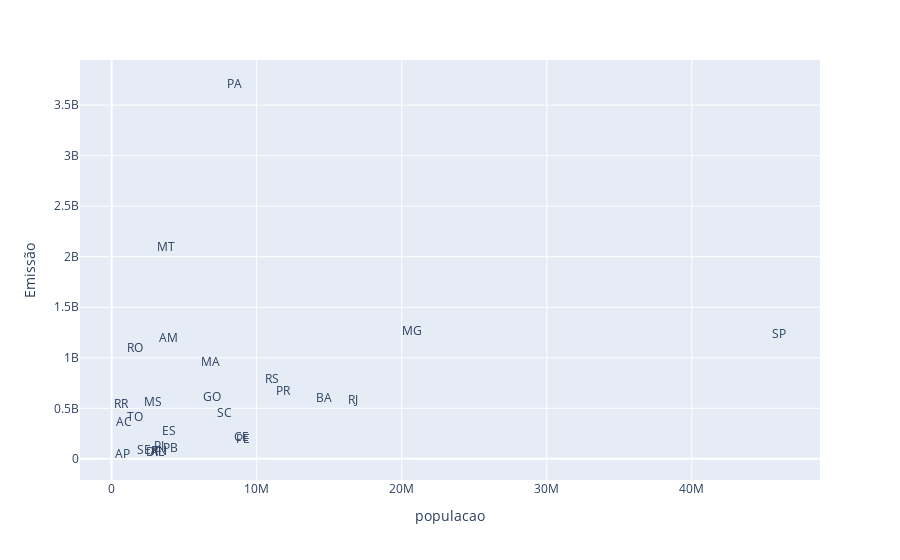

Notebook source saved alongside this figure:
### Code cell
px.scatter(data_frame = dados_agrupados, x = 'populacao', y = 'Emissão',text = 'Estado', opacity=0)

### Figure 1 — Plotly figure (JSON) as saved in the notebook; plotly's stock layout.template omitted (floating-point values rounded to 4 significant figures)
{"data": [{"hovertemplate": "populacao=%{x}<br>Emissão=%{y}<br>Estado=%{text}<extra></extra>", "legendgroup": "", "marker": {"color": "#636efa", "opacity": 0, "symbol": "circle"}, "mode": "markers+text", "name": "", "orientation": "v", "showlegend": false, "text": ["AC", "AL", "AM", "AP", "BA", "CE", "DF", "ES", "GO", "MA", "MG", "MS", "MT", "PA", "PB", "PE", "PI", "PR", "RJ", "RN", "RO", "RR", "RS", "SC", "SE", "SP", "TO"], "type": "scatter", "x": [829780, 3125254, 3952262, 774268, 14659023, 8936431, 2923369, 3975100, 6950976, 6800605, 20732660, 2833742, 3784239, 8442962, 4030961, 9051113, 3270174, 11835379, 16615526, 3303953, 1616379, 634805, 11088065, 7762154, 2211868, 46024937, 1584306], "xaxis": "x", "y": [350500000.0, 62610000.0, 1190000000.0, 35680000.0, 593200000.0, 203500000.0, 56690000.0, 269800000.0, 600800000.0, 947600000.0, 1251000000.0, 555100000.0, 2082000000.0, 3702000000.0, 95330000.0, 183600000.0, 114700000.0, 656800000.0, 576700000.0, 72240000.0, 1084000000.0, 528200000.0, 781500000.0, 448400000.0, 81190000.0, 1223000000.0, 408200000.0], "yaxis": "y"}], "layout": {"legend": {"tracegroupgap": 0}, "margin": {"t": 60}, "xaxis": {"anchor": "y", "domain": [0, 1], "title": {"text": "populacao"}}, "yaxis": {"anchor": "x", "domain": [0, 1], "title": {"text": "Emissão"}}}}
